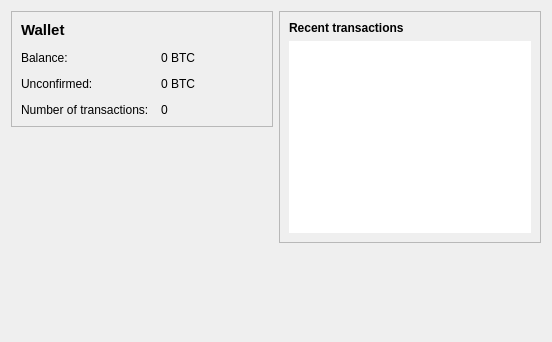
<?xml version="1.0" encoding="UTF-8"?>
<ui version="4.0">
 <class>OverviewPage</class>
 <widget class="QWidget" name="OverviewPage">
  <property name="geometry">
   <rect>
    <x>0</x>
    <y>0</y>
    <width>552</width>
    <height>342</height>
   </rect>
  </property>
  <property name="windowTitle">
   <string>Form</string>
  </property>
  <property name="autoFillBackground">
   <bool>false</bool>
  </property>
  <property name="styleSheet">
   <string notr="true"/>
  </property>
  <layout class="QHBoxLayout" name="horizontalLayout" stretch="1,1">
   <item>
    <layout class="QVBoxLayout" name="verticalLayout_2">
     <item>
      <widget class="QFrame" name="frame">
       <property name="frameShape">
        <enum>QFrame::StyledPanel</enum>
       </property>
       <property name="frameShadow">
        <enum>QFrame::Raised</enum>
       </property>
       <layout class="QFormLayout" name="formLayout_2">
        <property name="fieldGrowthPolicy">
         <enum>QFormLayout::AllNonFixedFieldsGrow</enum>
        </property>
        <property name="horizontalSpacing">
         <number>12</number>
        </property>
        <property name="verticalSpacing">
         <number>12</number>
        </property>
        <item row="1" column="0">
         <widget class="QLabel" name="label_5">
          <property name="font">
           <font>
            <pointsize>11</pointsize>
            <weight>75</weight>
            <bold>true</bold>
           </font>
          </property>
          <property name="text">
           <string>Wallet</string>
          </property>
         </widget>
        </item>
        <item row="2" column="0">
         <widget class="QLabel" name="label">
          <property name="text">
           <string>Balance:</string>
          </property>
         </widget>
        </item>
        <item row="2" column="1">
         <widget class="QLabel" name="labelBalance">
          <property name="text">
           <string notr="true">0 BTC</string>
          </property>
         </widget>
        </item>
        <item row="3" column="0">
         <widget class="QLabel" name="label_3">
          <property name="text">
           <string>Unconfirmed:</string>
          </property>
         </widget>
        </item>
        <item row="3" column="1">
         <widget class="QLabel" name="labelUnconfirmed">
          <property name="text">
           <string notr="true">0 BTC</string>
          </property>
         </widget>
        </item>
        <item row="4" column="0">
         <widget class="QLabel" name="label_2">
          <property name="text">
           <string>Number of transactions:</string>
          </property>
         </widget>
        </item>
        <item row="4" column="1">
         <widget class="QLabel" name="labelNumTransactions">
          <property name="text">
           <string>0</string>
          </property>
         </widget>
        </item>
       </layout>
      </widget>
     </item>
     <item>
      <spacer name="verticalSpacer">
       <property name="orientation">
        <enum>Qt::Vertical</enum>
       </property>
       <property name="sizeHint" stdset="0">
        <size>
         <width>20</width>
         <height>40</height>
        </size>
       </property>
      </spacer>
     </item>
    </layout>
   </item>
   <item>
    <layout class="QVBoxLayout" name="verticalLayout_3">
     <item>
      <widget class="QFrame" name="frame_2">
       <property name="frameShape">
        <enum>QFrame::StyledPanel</enum>
       </property>
       <property name="frameShadow">
        <enum>QFrame::Raised</enum>
       </property>
       <layout class="QVBoxLayout" name="verticalLayout">
        <item>
         <widget class="QLabel" name="label_4">
          <property name="text">
           <string>&lt;b&gt;Recent transactions&lt;/b&gt;</string>
          </property>
         </widget>
        </item>
        <item>
         <widget class="QListView" name="listTransactions">
          <property name="frameShape">
           <enum>QFrame::NoFrame</enum>
          </property>
          <property name="verticalScrollBarPolicy">
           <enum>Qt::ScrollBarAlwaysOff</enum>
          </property>
          <property name="horizontalScrollBarPolicy">
           <enum>Qt::ScrollBarAlwaysOff</enum>
          </property>
         </widget>
        </item>
       </layout>
      </widget>
     </item>
     <item>
      <spacer name="verticalSpacer_2">
       <property name="orientation">
        <enum>Qt::Vertical</enum>
       </property>
       <property name="sizeHint" stdset="0">
        <size>
         <width>20</width>
         <height>40</height>
        </size>
       </property>
      </spacer>
     </item>
    </layout>
   </item>
  </layout>
 </widget>
 <resources/>
 <connections/>
</ui>
